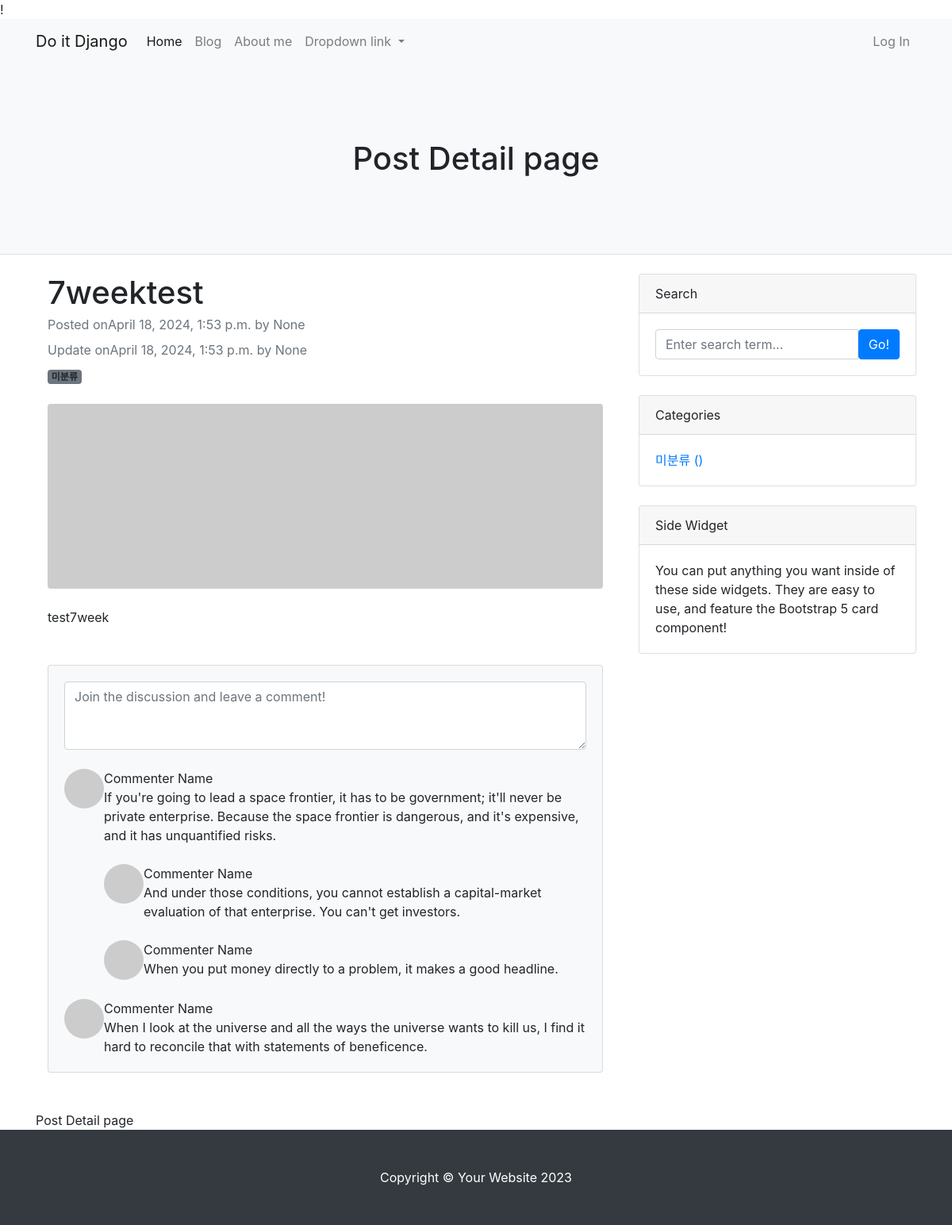
The app's page /blog/4/ with its own data.
### blog/models.py (models this page shows, shortened)
class Post(models.Model):  # table 작업 : database스키마 작성
    title = models.CharField(max_length=30)
    content = models.TextField()
    created_at = models.DateTimeField(auto_now_add=True)
    updated_at = models.DateTimeField(auto_now=True)
    head_image = models.ImageField(upload_to='blog/images/%Y/%m/%d/', blank= True)
    file_upload = models.FileField(upload_to='blog/files/%Y/%m/%d/', blank= True)
    user = models.ForeignKey(User, null=True, on_delete=models.SET_NULL)
    category = models.ForeignKey(Category, null=True, blank=True ,on_delete=models.SET_NULL)

### blog/views.py (the view)
# urls.py: path("<int:pk>/", views.PostDetail.as_view()),
class PostDetail(DetailView):
    model = Post
    def get_context_data(self, **kwargs):
        context = super(PostDetail, self).get_context_data()
        context['categories'] = Category.objects.all()
        context['no_category_post_count'] = Post.objects.filter(category=None).count()
        return context

### blog/templates/blog/post_detail.html (shortened to what this page needs)
{% extends 'blog/base.html' %}
    {% block main_area %}
            <div class="col-lg-12">
                        <article>
                            <header class="mb-4">
                                <h1 class="fw-bolder mb-1">{{ post.title }}</h1>
                                <div class="text-muted fst-italic mb-2">Posted on{{ post.created_at }} by {{post.user}}</div>
                                <div class="text-muted fst-italic mb-2">Update on{{ post.updated_at }} by {{post.user}}</div>
                                {% if post.category %}
                                    <span class="badge bg-secondary">{{ post.category }}</span>
                                {% else %}
                                    <span class="badge bg-secondary">미분류</span>
                                {% endif %}
                            </header>
                            <figure class="mb-4">
                                {% if post.head_image %}
                                    <img class="img-fluid rounded" src="{{post.head_image.url}}" alt="..." />
                                {% else %}
                                    <img class="img-fluid rounded" src="https://picsum.photos/seed/{{post.pk}}/900/300" alt="..." />
                                {% endif %}
                            </figure>
                            <section class="mb-5">
                                <p class="fs-5 mb-4">{{post.content | linebreaksbr}}</p>
                            </section>
                        </article>
                        <section class="mb-5">
                            <div class="card bg-light">
                                <div class="card-body">
                                    <form class="mb-4"><textarea class="form-control" rows="3" placeholder="Join the discussion and leave a comment!"></textarea></form>
                                    <div class="d-flex mb-4">
                                        <div class="flex-shrink-0"><img class="rounded-circle" src="https://dummyimage.com/50x50/ced4da/6c757d.jpg" alt="..." /></div>
                                        <div class="ms-3">
                                            <div class="fw-bold">Commenter Name</div>
                                            If you're going to lead a space frontier, it has to be government; it'll never be private enterprise. Because the space frontier is dangerous, and it's expensive, and it has unquantified risks.
                                            <div class="d-flex mt-4">
                                                <div class="flex-shrink-0"><img class="rounded-circle" src="https://dummyimage.com/50x50/ced4da/6c757d.jpg" alt="..." /></div>
                                                <div class="ms-3">
                                                    <div class="fw-bold">Commenter Name</div>
                                                    And under those conditions, you cannot establish a capital-market evaluation of that enterprise. You can't get investors.
                                                </div>
                                            </div>
                                            <div class="d-flex mt-4">
                                                <div class="flex-shrink-0"><img class="rounded-circle" src="https://dummyimage.com/50x50/ced4da/6c757d.jpg" alt="..." /></div>
                                                <div class="ms-3">
                                                    <div class="fw-bold">Commenter Name</div>
                                                    When you put money directly to a problem, it makes a good headline.
                                                </div>
                                            </div>
                                        </div>
                                    </div>
                                    <div class="d-flex">
                                        <div class="flex-shrink-0"><img class="rounded-circle" src="https://dummyimage.com/50x50/ced4da/6c757d.jpg" alt="..." /></div>
                                        <div class="ms-3">
                                            <div class="fw-bold">Commenter Name</div>
                                            When I look at the universe and all the ways the universe wants to kill us, I find it hard to reconcile that with statements of beneficence.
                                        </div>
                                    </div>
                                </div>
                            </div>
                        </section>
        </div>
        {% block header_title %}
            Post Detail page
    {% endblock %}
{% endblock %}

### records on screen
Post: title "7weektest", created_at "April 18, 2024, 1:53 p.m.", user "None", updated_at "April 18, 2024, 1:53 p.m.", content "test7week"
